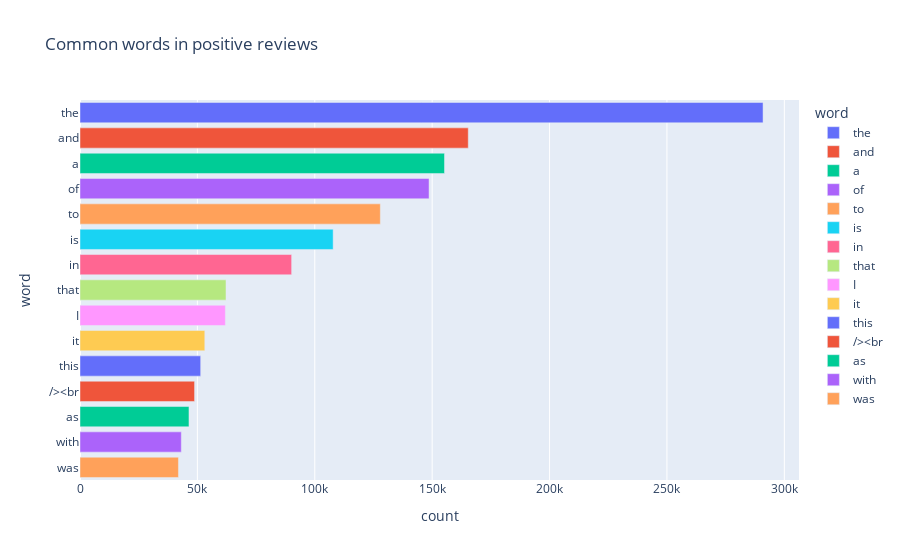

Notebook source saved alongside this figure:
### Code cell
# Creating a DataFrame 'pos_words' from the 15 most common words and their counts
pos_words = pd.DataFrame(count.most_common(15))

# Renaming the columns of the DataFrame to 'word' and 'count'
pos_words.columns = ['word', 'count']

# Creating a bar plot using Plotly Express, where 'count' is on the x-axis and 'word' is on the y-axis
# Each bar is colored based on the word itself
fig = px.bar(pos_words, x='count', y='word', title='Common words in positive reviews', color='word')
fig.show()

### Figure 1 — Plotly figure (JSON) as saved in the notebook; plotly's stock layout.template omitted (floating-point values rounded to 4 significant figures)
{"data": [{"alignmentgroup": "True", "hovertemplate": "word=%{y}<br>count=%{x}<extra></extra>", "legendgroup": "the", "marker": {"color": "#636efa", "pattern": {"shape": ""}}, "name": "the", "offsetgroup": "the", "orientation": "h", "showlegend": true, "textposition": "auto", "type": "bar", "x": [290932], "xaxis": "x", "y": ["the"], "yaxis": "y"}, {"alignmentgroup": "True", "hovertemplate": "word=%{y}<br>count=%{x}<extra></extra>", "legendgroup": "and", "marker": {"color": "#EF553B", "pattern": {"shape": ""}}, "name": "and", "offsetgroup": "and", "orientation": "h", "showlegend": true, "textposition": "auto", "type": "bar", "x": [165372], "xaxis": "x", "y": ["and"], "yaxis": "y"}, {"alignmentgroup": "True", "hovertemplate": "word=%{y}<br>count=%{x}<extra></extra>", "legendgroup": "a", "marker": {"color": "#00cc96", "pattern": {"shape": ""}}, "name": "a", "offsetgroup": "a", "orientation": "h", "showlegend": true, "textposition": "auto", "type": "bar", "x": [155251], "xaxis": "x", "y": ["a"], "yaxis": "y"}, {"alignmentgroup": "True", "hovertemplate": "word=%{y}<br>count=%{x}<extra></extra>", "legendgroup": "of", "marker": {"color": "#ab63fa", "pattern": {"shape": ""}}, "name": "of", "offsetgroup": "of", "orientation": "h", "showlegend": true, "textposition": "auto", "type": "bar", "x": [148673], "xaxis": "x", "y": ["of"], "yaxis": "y"}, {"alignmentgroup": "True", "hovertemplate": "word=%{y}<br>count=%{x}<extra></extra>", "legendgroup": "to", "marker": {"color": "#FFA15A", "pattern": {"shape": ""}}, "name": "to", "offsetgroup": "to", "orientation": "h", "showlegend": true, "textposition": "auto", "type": "bar", "x": [127921], "xaxis": "x", "y": ["to"], "yaxis": "y"}, {"alignmentgroup": "True", "hovertemplate": "word=%{y}<br>count=%{x}<extra></extra>", "legendgroup": "is", "marker": {"color": "#19d3f3", "pattern": {"shape": ""}}, "name": "is", "offsetgroup": "is", "orientation": "h", "showlegend": true, "textposition": "auto", "type": "bar", "x": [107829], "xaxis": "x", "y": ["is"], "yaxis": "y"}, {"alignmentgroup": "True", "hovertemplate": "word=%{y}<br>count=%{x}<extra></extra>", "legendgroup": "in", "marker": {"color": "#FF6692", "pattern": {"shape": ""}}, "name": "in", "offsetgroup": "in", "orientation": "h", "showlegend": true, "textposition": "auto", "type": "bar", "x": [90145], "xaxis": "x", "y": ["in"], "yaxis": "y"}, {"alignmentgroup": "True", "hovertemplate": "word=%{y}<br>count=%{x}<extra></extra>", "legendgroup": "that", "marker": {"color": "#B6E880", "pattern": {"shape": ""}}, "name": "that", "offsetgroup": "that", "orientation": "h", "showlegend": true, "textposition": "auto", "type": "bar", "x": [62191], "xaxis": "x", "y": ["that"], "yaxis": "y"}, {"alignmentgroup": "True", "hovertemplate": "word=%{y}<br>count=%{x}<extra></extra>", "legendgroup": "I", "marker": {"color": "#FF97FF", "pattern": {"shape": ""}}, "name": "I", "offsetgroup": "I", "orientation": "h", "showlegend": true, "textposition": "auto", "type": "bar", "x": [61914], "xaxis": "x", "y": ["I"], "yaxis": "y"}, {"alignmentgroup": "True", "hovertemplate": "word=%{y}<br>count=%{x}<extra></extra>", "legendgroup": "it", "marker": {"color": "#FECB52", "pattern": {"shape": ""}}, "name": "it", "offsetgroup": "it", "orientation": "h", "showlegend": true, "textposition": "auto", "type": "bar", "x": [53162], "xaxis": "x", "y": ["it"], "yaxis": "y"}, {"alignmentgroup": "True", "hovertemplate": "word=%{y}<br>count=%{x}<extra></extra>", "legendgroup": "this", "marker": {"color": "#636efa", "pattern": {"shape": ""}}, "name": "this", "offsetgroup": "this", "orientation": "h", "showlegend": true, "textposition": "auto", "type": "bar", "x": [51403], "xaxis": "x", "y": ["this"], "yaxis": "y"}, {"alignmentgroup": "True", "hovertemplate": "word=%{y}<br>count=%{x}<extra></extra>", "legendgroup": "/><br", "marker": {"color": "#EF553B", "pattern": {"shape": ""}}, "name": "/><br", "offsetgroup": "/><br", "orientation": "h", "showlegend": true, "textposition": "auto", "type": "bar", "x": [48800], "xaxis": "x", "y": ["/><br"], "yaxis": "y"}, {"alignmentgroup": "True", "hovertemplate": "word=%{y}<br>count=%{x}<extra></extra>", "legendgroup": "as", "marker": {"color": "#00cc96", "pattern": {"shape": ""}}, "name": "as", "offsetgroup": "as", "orientation": "h", "showlegend": true, "textposition": "auto", "type": "bar", "x": [46419], "xaxis": "x", "y": ["as"], "yaxis": "y"}, {"alignmentgroup": "True", "hovertemplate": "word=%{y}<br>count=%{x}<extra></extra>", "legendgroup": "with", "marker": {"color": "#ab63fa", "pattern": {"shape": ""}}, "name": "with", "offsetgroup": "with", "orientation": "h", "showlegend": true, "textposition": "auto", "type": "bar", "x": [43153], "xaxis": "x", "y": ["with"], "yaxis": "y"}, {"alignmentgroup": "True", "hovertemplate": "word=%{y}<br>count=%{x}<extra></extra>", "legendgroup": "was", "marker": {"color": "#FFA15A", "pattern": {"shape": ""}}, "name": "was", "offsetgroup": "was", "orientation": "h", "showlegend": true, "textposition": "auto", "type": "bar", "x": [41934], "xaxis": "x", "y": ["was"], "yaxis": "y"}], "layout": {"barmode": "relative", "legend": {"title": {"text": "word"}, "tracegroupgap": 0}, "title": {"text": "Common words in positive reviews"}, "xaxis": {"anchor": "y", "domain": [0, 1], "title": {"text": "count"}}, "yaxis": {"anchor": "x", "categoryarray": ["was", "with", "as", "/><br", "this", "it", "I", "that", "in", "is", "to", "of", "a", "and", "the"], "categoryorder": "array", "domain": [0, 1], "title": {"text": "word"}}}}
